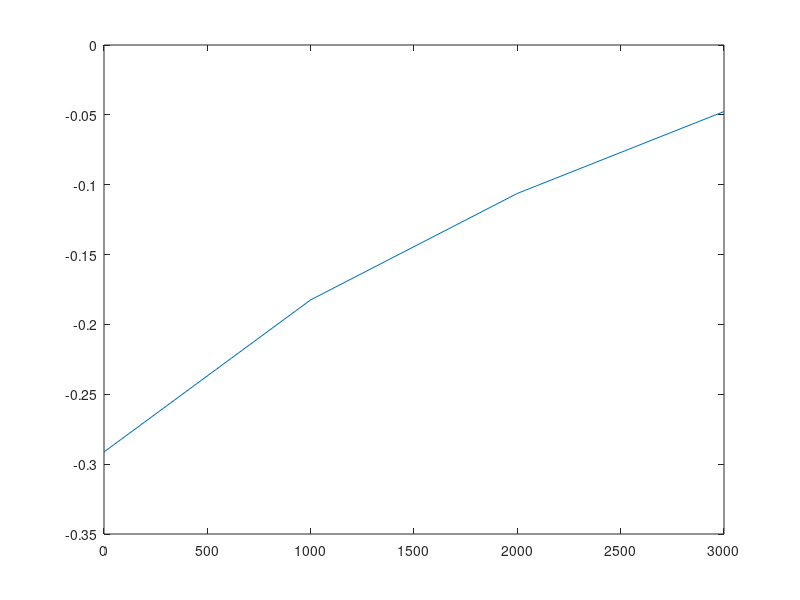

This chart was generated by the following MATLAB code: (Note: this script raises an error after producing the figure.)
%In class

E=210e3;
P=1000;%N
L=4000;
N=5;
Ne=N-1;
h=L/Ne;%Paso
% A=@(x) 25*(1+x*3/4000);
A=@(x) 25*(L-x)/L+100*x/L;
nodos=[0:h:L];
elementos=zeros(Ne,2);
for i=1:Ne
    elementos(i,1)=i;
    elementos(i,2)=i+1;
end

kG=sparse(N,N);

for i=1:Ne
    ke=E/h*(A(h*i));
    ke=ke*[1 -1;-1 1];
    kG(elementos(i,:),elementos(i,:))=kG(elementos(i,:),elementos(i,:))+ke;
end
CB=ones(1,N);
CB(end)=0;
% K=kG()
R=zeros(Ne,1);
R(1)=-P;

CB2=logical(CB);

K=kG(CB2,CB2);
tic;
% K=kG(2:end,2:end);
U=K\R;

plot(nodos(1:Ne),U);
toc
clear U
pause(1);

plot(nodos(1:Ne),U);


%First try
% A1=37.5;
% A2=62.5;
% A3=87.5;
% A1=50;
% A2=75;
% A3=100;
% E=210e6; %MPa
% Le=4/3;%m
% k1=E*A1/Le;
% k2=E*A2/Le;
% k3=E*A3/Le;
% P=1000;
% 
% K=[k1 -k1 0 0;
%     -k1 k1+k2 -k2 0;
%     0 -k2 k2+k3 -k3;
%     0 0 -k3 k3];
% Kutil=K(2:end,2:end);
% Kinv=Kutil^-1;
% R=[0;0;P];
% U=Kinv*R;

%Generalizeations
% L=4000;%mm
% N=4000;
% Ne=N-1;
% Le=L/N;
% K=zeros(N);
% A=@(x) 25*(1+x*3/4);
% for i=1:N
%     for j=1:N
%         if abs(i-j)>1
%             K(i,j)=0;
%             continue;
%         end
%         if i==j
%             kij=E/Le*(A(Le*i-Le/2));
%             K(i,j)=kij;
%             continue;
%         else
%             l=min(i,j);
%             kij=E/Le*(A(Le*l-Le/2));
%             K(i,j)=-kij;
%         end
%     end
% end
% Kutil=K(2:end,2:end);
% R=zeros(N-1,1);
% R(end)=P;
% U=Kutil\R;
% plot(U)

